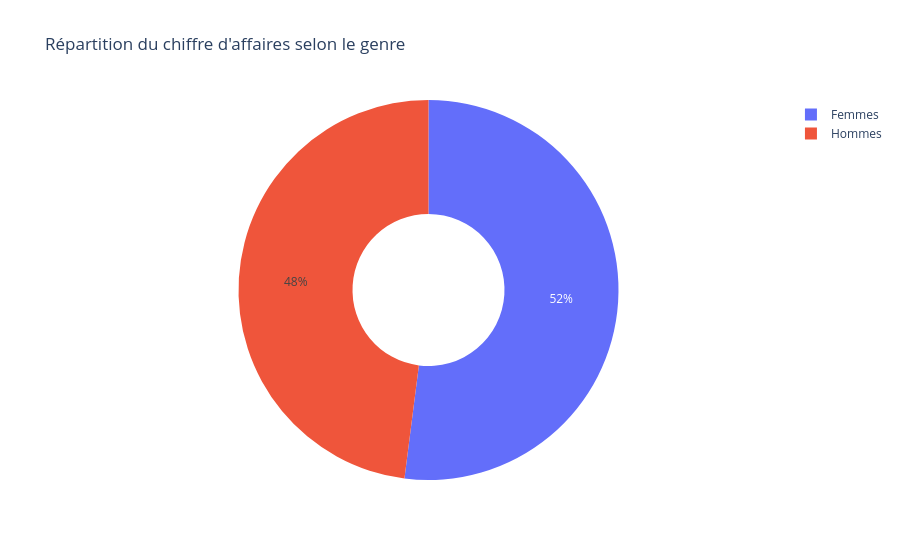

This figure's notebook cell:
### Code cell
repartition_ca_genre = (
    metriques_clients_stats.groupby('genre', as_index=False)
    .agg(chiffre_affaires=('chiffre_affaires', 'sum'))
)

figure_ca_genre = px.pie(
    repartition_ca_genre,
    names='genre',
    values='chiffre_affaires',
    hole=0.4,
    title="Répartition du chiffre d'affaires selon le genre"
)

figure_ca_genre.update_traces(
    textinfo='percent+label'
)

figure_ca_genre = px.pie(
    repartition_ca_genre,
    names='genre',
    values='chiffre_affaires',
    hole=0.4,
    title="Répartition du chiffre d'affaires selon le genre",
    hover_data=['chiffre_affaires']
)

figure_ca_genre.show()

### Figure 1 — Plotly figure (JSON) as saved in the notebook; plotly's stock layout.template omitted (floating-point values rounded to 4 significant figures)
{"data": [{"customdata": [[5797000.0], [5346000.0]], "domain": {"x": [0, 1], "y": [0, 1]}, "hole": 0.4, "hovertemplate": "genre=%{label}<br>chiffre_affaires=%{customdata[0]}<extra></extra>", "labels": ["Femmes", "Hommes"], "legendgroup": "", "name": "", "showlegend": true, "type": "pie", "values": [5797000.0, 5346000.0]}], "layout": {"legend": {"tracegroupgap": 0}, "title": {"text": "Répartition du chiffre d'affaires selon le genre"}}}
